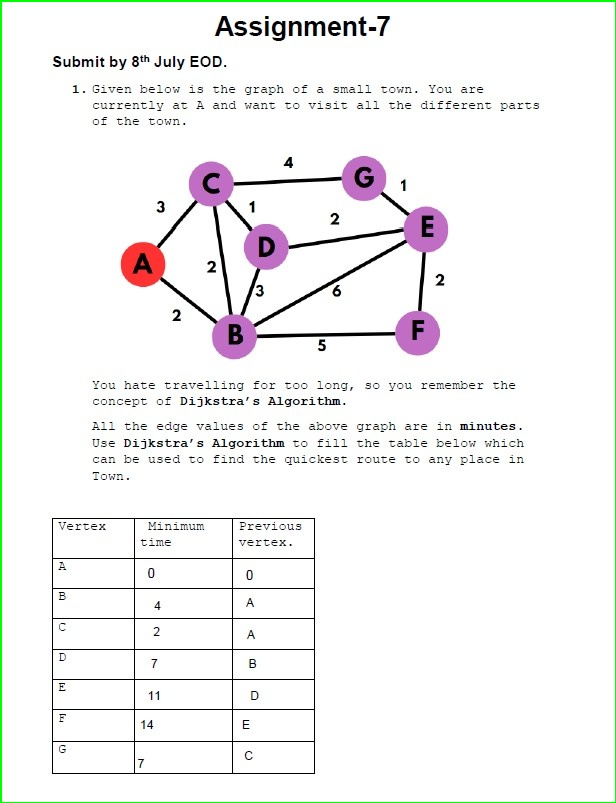
#> input picture output_image.jpg, 616 x 803 px, given in place of Screenshot 2024-07-07 221727.jpg, which was not available
$ python somthing.py
#> lines starting #> are read from the running program, lines starting #| are printed output that depends on the picture; after the words box and inside, x2 and y2 are one past the last pixel; in counts of white or black regions, pixels touching at a corner belong together; pictures that were not available may be replaced by others from this repository, and a replacement may not be noted
import cv2

# Step 1: Capture or Load an Image
image_path = r'C:\Users\adhvi\Downloads\Screenshot 2024-07-07 221727.jpg'  # Use raw string literals to avoid unicode escape errors
image = cv2.imread(image_path)
#> image is the input picture: shape (803, 616, 3); mean B, G, R 242.5, 243.2, 243

# Verify that the image was loaded correctly
if image is None:
    print("Error: Unable to open image. Check the file path and file integrity.")
    exit()

# Step 2: Preprocess the Image
gray = cv2.cvtColor(image, cv2.COLOR_BGR2GRAY)
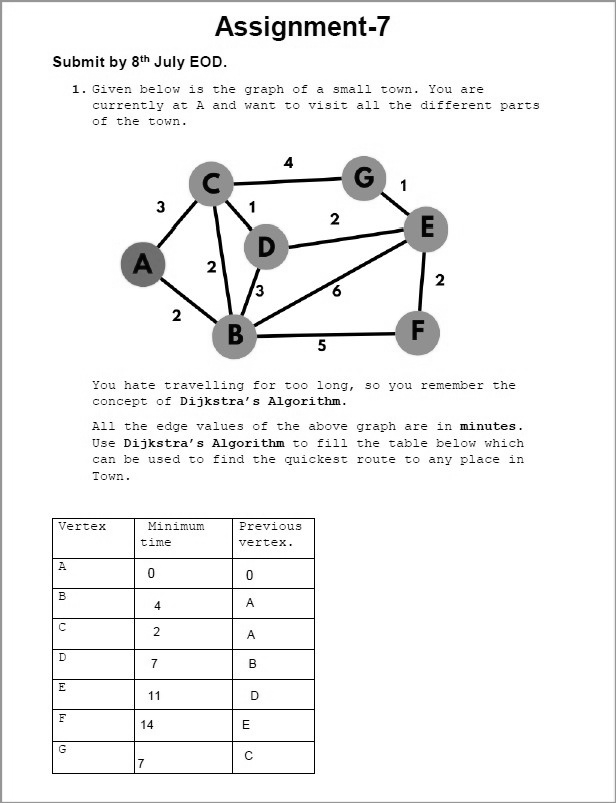
#> gray: shape (803, 616); min 0, max 255, mean 243.1
blurred = cv2.GaussianBlur(gray, (5, 5), 0)
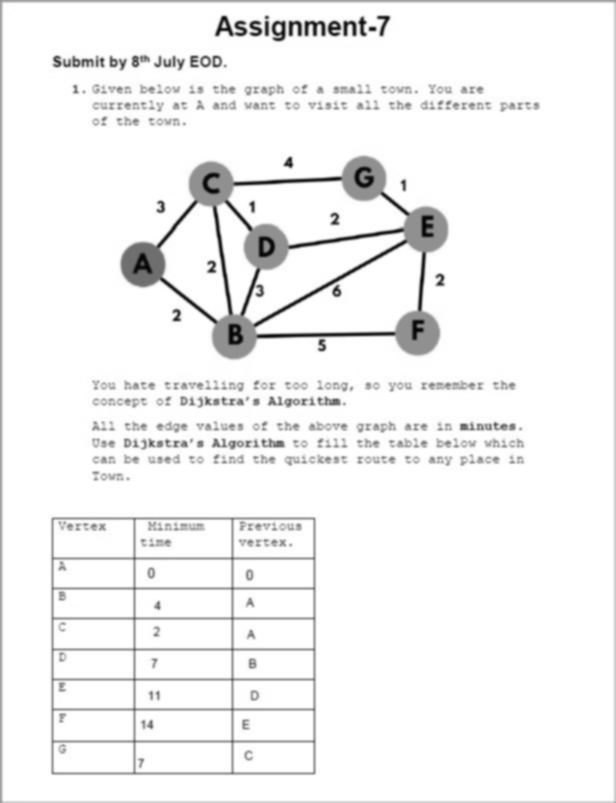
#> blurred: shape (803, 616); min 3, max 255, mean 243.2

# Step 3: Threshold the Image
_, thresh = cv2.threshold(blurred, 60, 255, cv2.THRESH_BINARY)
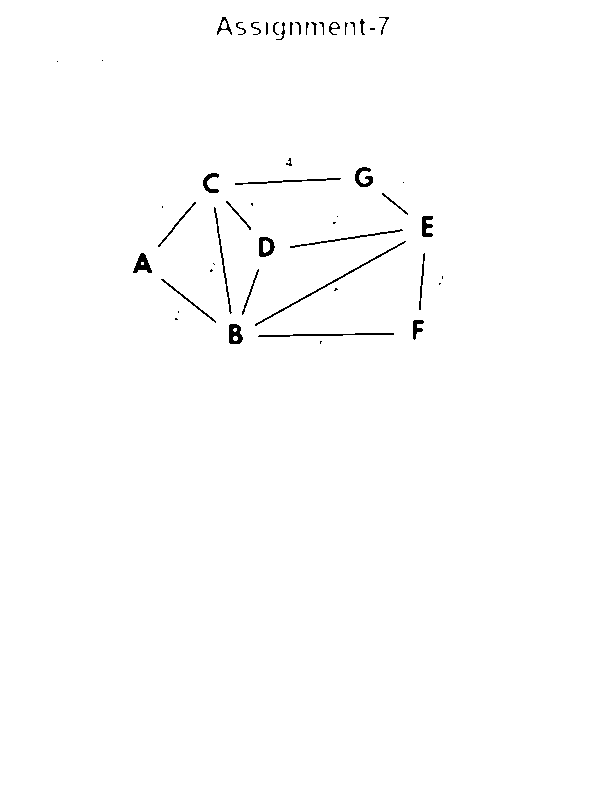
#> thresh: shape (803, 616); 99.3% white; black in thin lines or dots, all inside (x1, y1, x2, y2) = (57, 17, 443, 344)

# Step 4: Find Contours
contours, _ = cv2.findContours(thresh.copy(), cv2.RETR_EXTERNAL, cv2.CHAIN_APPROX_SIMPLE)
#> contours = [[[0, 0], [0, 802], [615, 802], [615, 0]]]

# Step 5: Draw Bounding Box around Detected Contours
for contour in contours:
    if cv2.contourArea(contour) > 100:  # Adjust the contour area threshold as needed
        x, y, w, h = cv2.boundingRect(contour)
        cv2.rectangle(image, (x, y), (x+w, y+h), (0, 255, 0), 2)
#> this loop made 1 pass
#> (contour, x, y, w, h) on pass 1: ([[0, 0], [0, 802], [615, 802], [615, 0]], 0, 0, 616, 803)
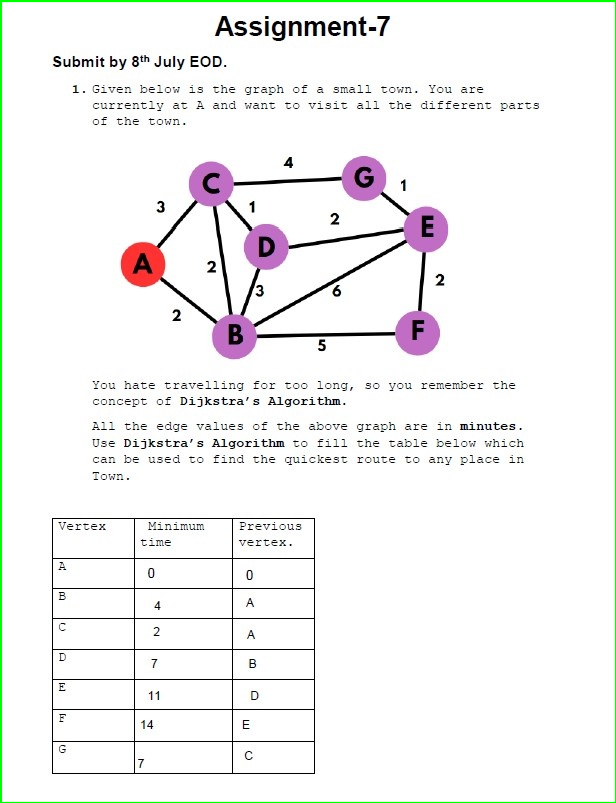
#> image: shape (803, 616, 3); 0.86% of pixels changed, all inside (x1, y1, x2, y2) = (0, 0, 616, 803)

# Step 6: Save the Output Image
output_image_path = r'C:\Users\adhvi\Downloads\output_image.jpg'  # Use raw string literals to avoid unicode escape errors
cv2.imwrite(output_image_path, image)

# Display the input and output images
cv2.imshow('Input Image', cv2.imread(image_path))
cv2.imshow('Output Image', image)
cv2.waitKey(0)
cv2.destroyAllWindows()
